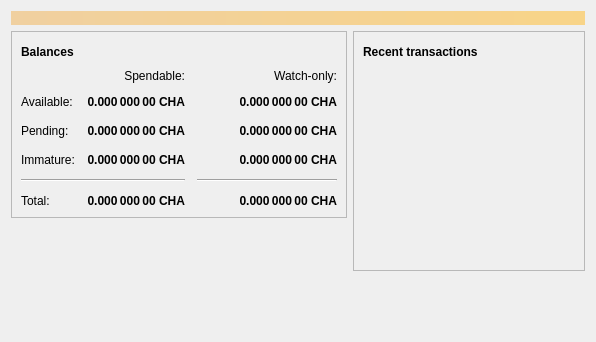
<?xml version="1.0" encoding="UTF-8"?>
<ui version="4.0">
 <class>OverviewPage</class>
 <widget class="QWidget" name="OverviewPage">
  <property name="geometry">
   <rect>
    <x>0</x>
    <y>0</y>
    <width>596</width>
    <height>342</height>
   </rect>
  </property>
  <property name="windowTitle">
   <string>Form</string>
  </property>
  <layout class="QVBoxLayout" name="topLayout">
   <item>
    <widget class="QLabel" name="labelAlerts">
     <property name="visible">
      <bool>false</bool>
     </property>
     <property name="styleSheet">
      <string notr="true">QLabel { background-color: qlineargradient(x1: 0, y1: 0, x2: 1, y2: 0, stop:0 #F0D0A0, stop:1 #F8D488); color:#000000; }</string>
     </property>
     <property name="wordWrap">
      <bool>true</bool>
     </property>
     <property name="margin">
      <number>3</number>
     </property>
     <property name="textInteractionFlags">
      <set>Qt::TextSelectableByMouse</set>
     </property>
    </widget>
   </item>
   <item>
    <layout class="QHBoxLayout" name="horizontalLayout" stretch="1,1">
     <item>
      <layout class="QVBoxLayout" name="verticalLayout_2">
       <item>
        <widget class="QFrame" name="frame">
         <property name="frameShape">
          <enum>QFrame::StyledPanel</enum>
         </property>
         <property name="frameShadow">
          <enum>QFrame::Raised</enum>
         </property>
         <layout class="QVBoxLayout" name="verticalLayout_4">
          <item>
           <layout class="QHBoxLayout" name="horizontalLayout_4">
            <item>
             <widget class="QLabel" name="label_5">
              <property name="font">
               <font>
                <weight>75</weight>
                <bold>true</bold>
               </font>
              </property>
              <property name="text">
               <string>Balances</string>
              </property>
             </widget>
            </item>
            <item>
             <widget class="QPushButton" name="labelWalletStatus">
              <property name="enabled">
               <bool>false</bool>
              </property>
              <property name="maximumSize">
               <size>
                <width>30</width>
                <height>16777215</height>
               </size>
              </property>
              <property name="toolTip">
               <string>The displayed information may be out of date. Your wallet automatically synchronizes with the Gamba network after a connection is established, but this process has not completed yet.</string>
              </property>
              <property name="text">
               <string/>
              </property>
              <property name="icon">
               <iconset resource="../bitcoin.qrc">
                <normaloff>:/icons/warning</normaloff>
                <disabledoff>:/icons/warning</disabledoff>:/icons/warning</iconset>
              </property>
              <property name="iconSize">
               <size>
                <width>24</width>
                <height>24</height>
               </size>
              </property>
              <property name="flat">
               <bool>true</bool>
              </property>
             </widget>
            </item>
            <item>
             <spacer name="horizontalSpacer_3">
              <property name="orientation">
               <enum>Qt::Horizontal</enum>
              </property>
              <property name="sizeHint" stdset="0">
               <size>
                <width>40</width>
                <height>20</height>
               </size>
              </property>
             </spacer>
            </item>
           </layout>
          </item>
          <item>
           <layout class="QGridLayout" name="gridLayout">
            <property name="spacing">
             <number>12</number>
            </property>
            <item row="2" column="2">
             <widget class="QLabel" name="labelWatchPending">
              <property name="font">
               <font>
                <weight>75</weight>
                <bold>true</bold>
               </font>
              </property>
              <property name="cursor">
               <cursorShape>IBeamCursor</cursorShape>
              </property>
              <property name="toolTip">
               <string>Unconfirmed transactions to watch-only addresses</string>
              </property>
              <property name="text">
               <string notr="true">0.000 000 00 CHA</string>
              </property>
              <property name="alignment">
               <set>Qt::AlignRight|Qt::AlignTrailing|Qt::AlignVCenter</set>
              </property>
              <property name="textInteractionFlags">
               <set>Qt::LinksAccessibleByMouse|Qt::TextSelectableByKeyboard|Qt::TextSelectableByMouse</set>
              </property>
             </widget>
            </item>
            <item row="2" column="1">
             <widget class="QLabel" name="labelUnconfirmed">
              <property name="font">
               <font>
                <weight>75</weight>
                <bold>true</bold>
               </font>
              </property>
              <property name="cursor">
               <cursorShape>IBeamCursor</cursorShape>
              </property>
              <property name="toolTip">
               <string>Total of transactions that have yet to be confirmed, and do not yet count toward the spendable balance</string>
              </property>
              <property name="text">
               <string notr="true">0.000 000 00 CHA</string>
              </property>
              <property name="alignment">
               <set>Qt::AlignRight|Qt::AlignTrailing|Qt::AlignVCenter</set>
              </property>
              <property name="textInteractionFlags">
               <set>Qt::LinksAccessibleByMouse|Qt::TextSelectableByKeyboard|Qt::TextSelectableByMouse</set>
              </property>
             </widget>
            </item>
            <item row="3" column="2">
             <widget class="QLabel" name="labelWatchImmature">
              <property name="font">
               <font>
                <weight>75</weight>
                <bold>true</bold>
               </font>
              </property>
              <property name="cursor">
               <cursorShape>IBeamCursor</cursorShape>
              </property>
              <property name="toolTip">
               <string>Mined balance in watch-only addresses that has not yet matured</string>
              </property>
              <property name="text">
               <string notr="true">0.000 000 00 CHA</string>
              </property>
              <property name="alignment">
               <set>Qt::AlignRight|Qt::AlignTrailing|Qt::AlignVCenter</set>
              </property>
              <property name="textInteractionFlags">
               <set>Qt::LinksAccessibleByMouse|Qt::TextSelectableByKeyboard|Qt::TextSelectableByMouse</set>
              </property>
             </widget>
            </item>
            <item row="4" column="0" colspan="2">
             <widget class="Line" name="line">
              <property name="orientation">
               <enum>Qt::Horizontal</enum>
              </property>
             </widget>
            </item>
            <item row="4" column="2">
             <widget class="Line" name="lineWatchBalance">
              <property name="sizePolicy">
               <sizepolicy hsizetype="Preferred" vsizetype="Fixed">
                <horstretch>0</horstretch>
                <verstretch>0</verstretch>
               </sizepolicy>
              </property>
              <property name="minimumSize">
               <size>
                <width>140</width>
                <height>0</height>
               </size>
              </property>
              <property name="orientation">
               <enum>Qt::Horizontal</enum>
              </property>
             </widget>
            </item>
            <item row="5" column="0">
             <widget class="QLabel" name="labelTotalText">
              <property name="text">
               <string>Total:</string>
              </property>
             </widget>
            </item>
            <item row="3" column="1">
             <widget class="QLabel" name="labelImmature">
              <property name="font">
               <font>
                <weight>75</weight>
                <bold>true</bold>
               </font>
              </property>
              <property name="cursor">
               <cursorShape>IBeamCursor</cursorShape>
              </property>
              <property name="toolTip">
               <string>Mined balance that has not yet matured</string>
              </property>
              <property name="text">
               <string notr="true">0.000 000 00 CHA</string>
              </property>
              <property name="alignment">
               <set>Qt::AlignRight|Qt::AlignTrailing|Qt::AlignVCenter</set>
              </property>
              <property name="textInteractionFlags">
               <set>Qt::LinksAccessibleByMouse|Qt::TextSelectableByKeyboard|Qt::TextSelectableByMouse</set>
              </property>
             </widget>
            </item>
            <item row="2" column="3">
             <spacer name="horizontalSpacer_2">
              <property name="orientation">
               <enum>Qt::Horizontal</enum>
              </property>
              <property name="sizeHint" stdset="0">
               <size>
                <width>40</width>
                <height>20</height>
               </size>
              </property>
             </spacer>
            </item>
            <item row="3" column="0">
             <widget class="QLabel" name="labelImmatureText">
              <property name="text">
               <string>Immature:</string>
              </property>
             </widget>
            </item>
            <item row="5" column="1">
             <widget class="QLabel" name="labelTotal">
              <property name="font">
               <font>
                <weight>75</weight>
                <bold>true</bold>
               </font>
              </property>
              <property name="cursor">
               <cursorShape>IBeamCursor</cursorShape>
              </property>
              <property name="toolTip">
               <string>Your current total balance</string>
              </property>
              <property name="text">
               <string notr="true">0.000 000 00 CHA</string>
              </property>
              <property name="alignment">
               <set>Qt::AlignRight|Qt::AlignTrailing|Qt::AlignVCenter</set>
              </property>
              <property name="textInteractionFlags">
               <set>Qt::LinksAccessibleByMouse|Qt::TextSelectableByKeyboard|Qt::TextSelectableByMouse</set>
              </property>
             </widget>
            </item>
            <item row="5" column="2">
             <widget class="QLabel" name="labelWatchTotal">
              <property name="font">
               <font>
                <weight>75</weight>
                <bold>true</bold>
               </font>
              </property>
              <property name="cursor">
               <cursorShape>IBeamCursor</cursorShape>
              </property>
              <property name="toolTip">
               <string>Current total balance in watch-only addresses</string>
              </property>
              <property name="text">
               <string notr="true">0.000 000 00 CHA</string>
              </property>
              <property name="alignment">
               <set>Qt::AlignRight|Qt::AlignTrailing|Qt::AlignVCenter</set>
              </property>
              <property name="textInteractionFlags">
               <set>Qt::LinksAccessibleByMouse|Qt::TextSelectableByKeyboard|Qt::TextSelectableByMouse</set>
              </property>
             </widget>
            </item>
            <item row="0" column="2">
             <widget class="QLabel" name="labelWatchonly">
              <property name="text">
               <string>Watch-only:</string>
              </property>
              <property name="alignment">
               <set>Qt::AlignRight|Qt::AlignTrailing|Qt::AlignVCenter</set>
              </property>
             </widget>
            </item>
            <item row="1" column="0">
             <widget class="QLabel" name="labelBalanceText">
              <property name="text">
               <string>Available:</string>
              </property>
             </widget>
            </item>
            <item row="1" column="1">
             <widget class="QLabel" name="labelBalance">
              <property name="font">
               <font>
                <weight>75</weight>
                <bold>true</bold>
               </font>
              </property>
              <property name="cursor">
               <cursorShape>IBeamCursor</cursorShape>
              </property>
              <property name="toolTip">
               <string>Your current spendable balance</string>
              </property>
              <property name="text">
               <string notr="true">0.000 000 00 CHA</string>
              </property>
              <property name="alignment">
               <set>Qt::AlignRight|Qt::AlignTrailing|Qt::AlignVCenter</set>
              </property>
              <property name="textInteractionFlags">
               <set>Qt::LinksAccessibleByMouse|Qt::TextSelectableByKeyboard|Qt::TextSelectableByMouse</set>
              </property>
             </widget>
            </item>
            <item row="1" column="2">
             <widget class="QLabel" name="labelWatchAvailable">
              <property name="font">
               <font>
                <weight>75</weight>
                <bold>true</bold>
               </font>
              </property>
              <property name="cursor">
               <cursorShape>IBeamCursor</cursorShape>
              </property>
              <property name="toolTip">
               <string>Your current balance in watch-only addresses</string>
              </property>
              <property name="text">
               <string notr="true">0.000 000 00 CHA</string>
              </property>
              <property name="alignment">
               <set>Qt::AlignRight|Qt::AlignTrailing|Qt::AlignVCenter</set>
              </property>
              <property name="textInteractionFlags">
               <set>Qt::LinksAccessibleByMouse|Qt::TextSelectableByKeyboard|Qt::TextSelectableByMouse</set>
              </property>
             </widget>
            </item>
            <item row="2" column="0">
             <widget class="QLabel" name="labelPendingText">
              <property name="text">
               <string>Pending:</string>
              </property>
             </widget>
            </item>
            <item row="0" column="1">
             <widget class="QLabel" name="labelSpendable">
              <property name="text">
               <string>Spendable:</string>
              </property>
              <property name="alignment">
               <set>Qt::AlignRight|Qt::AlignTrailing|Qt::AlignVCenter</set>
              </property>
             </widget>
            </item>
           </layout>
          </item>
         </layout>
        </widget>
       </item>
       <item>
        <spacer name="verticalSpacer">
         <property name="orientation">
          <enum>Qt::Vertical</enum>
         </property>
         <property name="sizeHint" stdset="0">
          <size>
           <width>20</width>
           <height>40</height>
          </size>
         </property>
        </spacer>
       </item>
      </layout>
     </item>
     <item>
      <layout class="QVBoxLayout" name="verticalLayout_3">
       <item>
        <widget class="QFrame" name="frame_2">
         <property name="frameShape">
          <enum>QFrame::StyledPanel</enum>
         </property>
         <property name="frameShadow">
          <enum>QFrame::Raised</enum>
         </property>
         <layout class="QVBoxLayout" name="verticalLayout">
          <item>
           <layout class="QHBoxLayout" name="horizontalLayout_2">
            <item>
             <widget class="QLabel" name="label_4">
              <property name="font">
               <font>
                <weight>75</weight>
                <bold>true</bold>
               </font>
              </property>
              <property name="text">
               <string>Recent transactions</string>
              </property>
             </widget>
            </item>
            <item>
             <widget class="QPushButton" name="labelTransactionsStatus">
              <property name="enabled">
               <bool>false</bool>
              </property>
              <property name="maximumSize">
               <size>
                <width>30</width>
                <height>16777215</height>
               </size>
              </property>
              <property name="toolTip">
               <string>The displayed information may be out of date. Your wallet automatically synchronizes with the Gamba network after a connection is established, but this process has not completed yet.</string>
              </property>
              <property name="text">
               <string/>
              </property>
              <property name="icon">
               <iconset resource="../bitcoin.qrc">
                <normaloff>:/icons/warning</normaloff>
                <disabledoff>:/icons/warning</disabledoff>:/icons/warning</iconset>
              </property>
              <property name="iconSize">
               <size>
                <width>24</width>
                <height>24</height>
               </size>
              </property>
              <property name="flat">
               <bool>true</bool>
              </property>
             </widget>
            </item>
            <item>
             <spacer name="horizontalSpacer">
              <property name="orientation">
               <enum>Qt::Horizontal</enum>
              </property>
              <property name="sizeHint" stdset="0">
               <size>
                <width>40</width>
                <height>20</height>
               </size>
              </property>
             </spacer>
            </item>
           </layout>
          </item>
          <item>
           <widget class="QListView" name="listTransactions">
            <property name="styleSheet">
             <string notr="true">QListView { background: transparent; }</string>
            </property>
            <property name="frameShape">
             <enum>QFrame::NoFrame</enum>
            </property>
            <property name="verticalScrollBarPolicy">
             <enum>Qt::ScrollBarAlwaysOff</enum>
            </property>
            <property name="horizontalScrollBarPolicy">
             <enum>Qt::ScrollBarAlwaysOff</enum>
            </property>
            <property name="selectionMode">
             <enum>QAbstractItemView::NoSelection</enum>
            </property>
           </widget>
          </item>
         </layout>
        </widget>
       </item>
       <item>
        <spacer name="verticalSpacer_2">
         <property name="orientation">
          <enum>Qt::Vertical</enum>
         </property>
         <property name="sizeHint" stdset="0">
          <size>
           <width>20</width>
           <height>40</height>
          </size>
         </property>
        </spacer>
       </item>
      </layout>
     </item>
    </layout>
   </item>
  </layout>
 </widget>
 <resources/>
 <connections/>
</ui>
